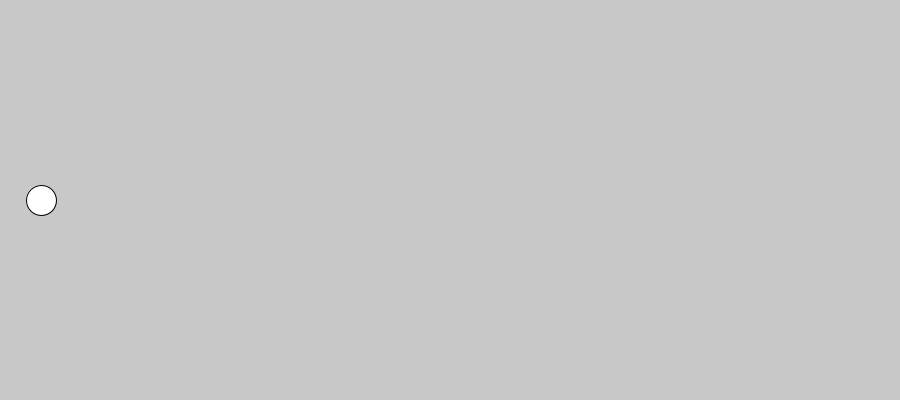
Frame 1 (no input)
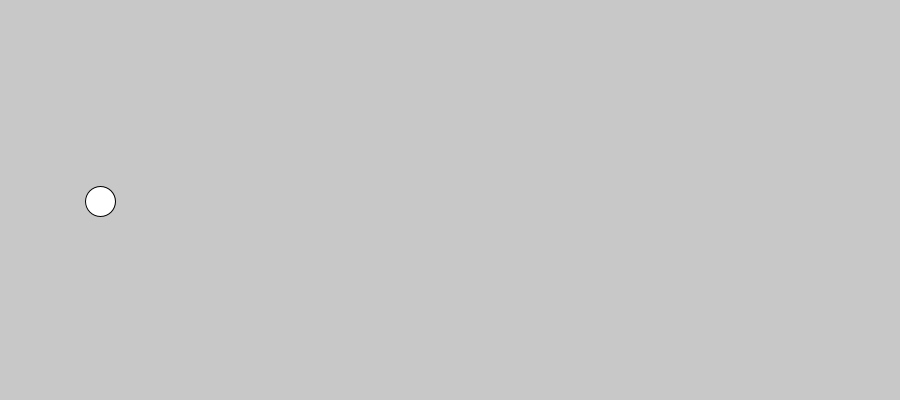
Frame 60 (the mouse pressed at the canvas centre just before this capture)
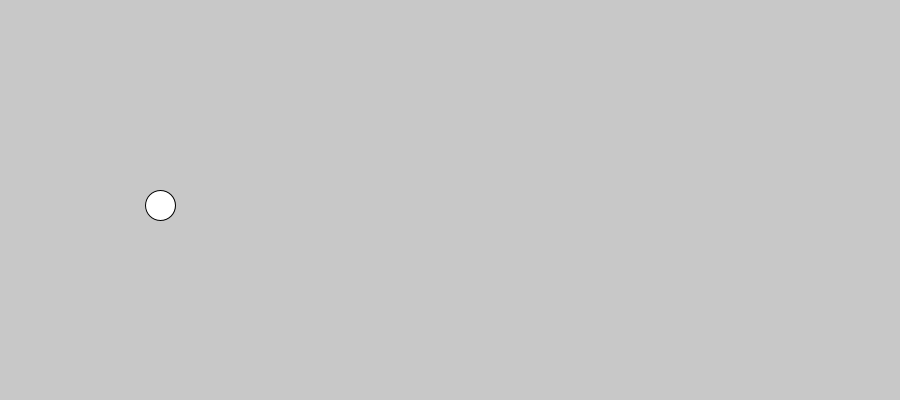
Frame 120 (the mouse held since frame 60 and released just before this capture)

The Processing sketch that drew these frames (run headless with seeded random() and noise(); from frame 60 on, the mouse is pressed at the canvas centre):

// Processing sketch: Liderazgo_00
// ── Liderazgo_00.pde
float px, py, tam, movX, movY, vel, comodin;

void setup()
{
  size(900, 400);

  px=40;
  py= height/2;
  tam=30;

  vel= 1;
  movX=1;
  movY= PI;
}
void draw ()
{
  background(200);
  movimiento();
  ellipse(px, py, tam, tam);
  println(py);
}


void movimiento()
{
  px+=movX;
  py+=sin(comodin)*3;

  comodin+=0.1;
}
